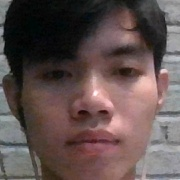
#> input picture Images/huynhpro/1_100.jpg, 180 x 180 px, found by its file name; its folder holds only this picture in this run
$ python converttogray.py
#> lines starting #> are read from the running program, lines starting #| are printed output that depends on the picture
import os
import cv2
import numpy as np

path_folder = 'Data/Faces/training/huynhpro'
for file in os.listdir(path_folder):
    filename = path_folder + '/' + file
    img = cv2.imread(filename)
#> img is the input picture: shape (180, 180, 3); mean B, G, R 79, 80.8, 96.9
    img = cv2.cvtColor(img, cv2.COLOR_BGR2GRAY)
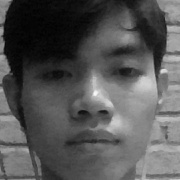
#> img: shape (180, 180); min 0, max 248, mean 85.4
    img = cv2.resize(src=img, dsize=(100, 100))
#> img: shape (100, 100)
    img = np.array(img)
    # lưu ảnh
    cv2.imwrite(filename, img)

$ run again, on Images/huynhpro/1_14.jpg
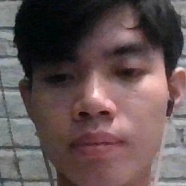
#> input picture Images/huynhpro/1_14.jpg, 186 x 186 px, found by its file name
#> img is the input picture: shape (186, 186, 3); mean B, G, R 83.1, 83, 99.2
#> `img = cv2.cvtColor(img, cv2.COLOR_BGR2GRAY)`:
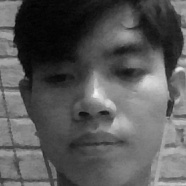
#> img: shape (186, 186); min 1, max 244, mean 87.9
#> `img = cv2.resize(src=img, dsize=(100, 100))`:
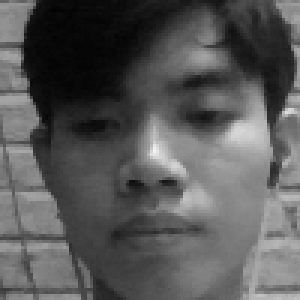
#> img: shape (100, 100) (shown 3 times larger); min 2, max 242, mean 87.8
